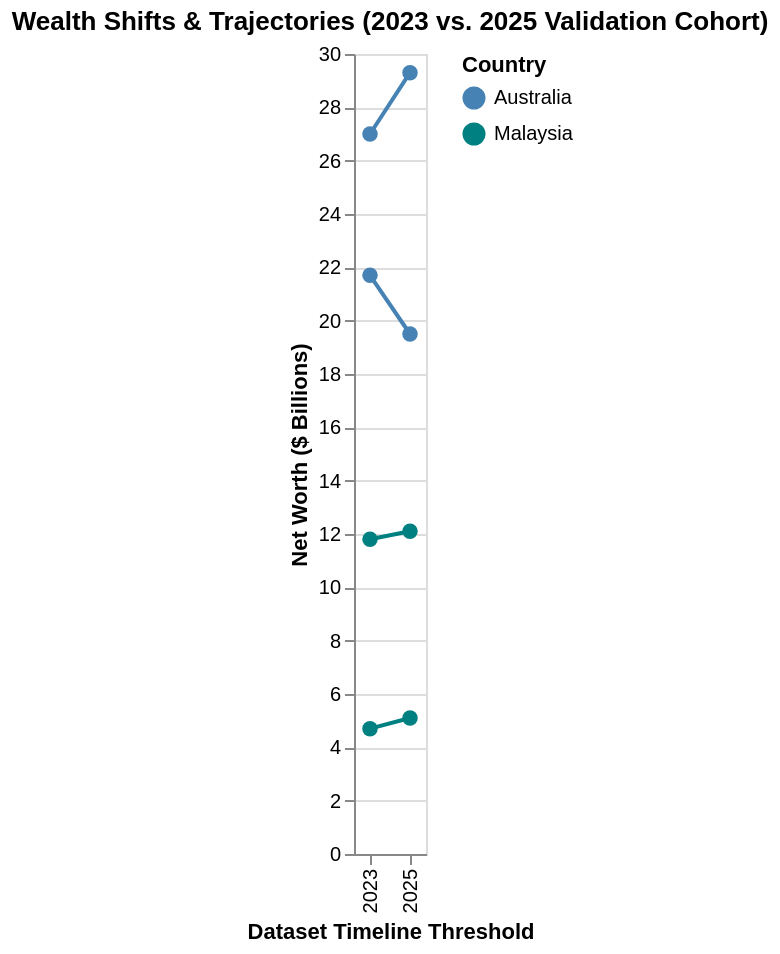

This figure's Vega-Lite source:
### Vega-Lite specification from a JSON file in a GitHub repository (floating-point values rounded to 4 significant figures)
{"$schema": "https://vega.github.io/schema/vega-lite/v5.json", "width": "container", "height": 400, "title": "Wealth Shifts & Trajectories (2023 vs. 2025 Validation Cohort)", "data": {"values": [{"Name": "Robert Kuok", "Year": "2023", "Worth": 11.8, "Country": "Malaysia"}, {"Name": "Robert Kuok", "Year": "2025", "Worth": 12.1, "Country": "Malaysia"}, {"Name": "Ananda Krishnan", "Year": "2023", "Worth": 4.7, "Country": "Malaysia"}, {"Name": "Ananda Krishnan", "Year": "2025", "Worth": 5.1, "Country": "Malaysia"}, {"Name": "Gina Rinehart", "Year": "2023", "Worth": 27.0, "Country": "Australia"}, {"Name": "Gina Rinehart", "Year": "2025", "Worth": 29.3, "Country": "Australia"}, {"Name": "Andrew Forrest", "Year": "2023", "Worth": 21.7, "Country": "Australia"}, {"Name": "Andrew Forrest", "Year": "2025", "Worth": 19.5, "Country": "Australia"}]}, "mark": {"type": "line", "point": {"size": 60, "filled": true}}, "encoding": {"x": {"field": "Year", "type": "ordinal", "title": "Dataset Timeline Threshold", "scale": {"padding": 0.4}}, "y": {"field": "Worth", "type": "quantitative", "title": "Net Worth ($ Billions)"}, "color": {"field": "Country", "type": "nominal", "scale": {"domain": ["Australia", "Malaysia"], "range": ["#4682b4", "#008080"]}}, "detail": {"field": "Name"}, "tooltip": [{"field": "Name", "type": "nominal", "title": "Billionaire"}, {"field": "Country", "type": "nominal", "title": "Country Location"}, {"field": "Worth", "type": "quantitative", "title": "Valuation ($B)"}, {"field": "Year", "type": "ordinal", "title": "Timeline Year"}]}}
